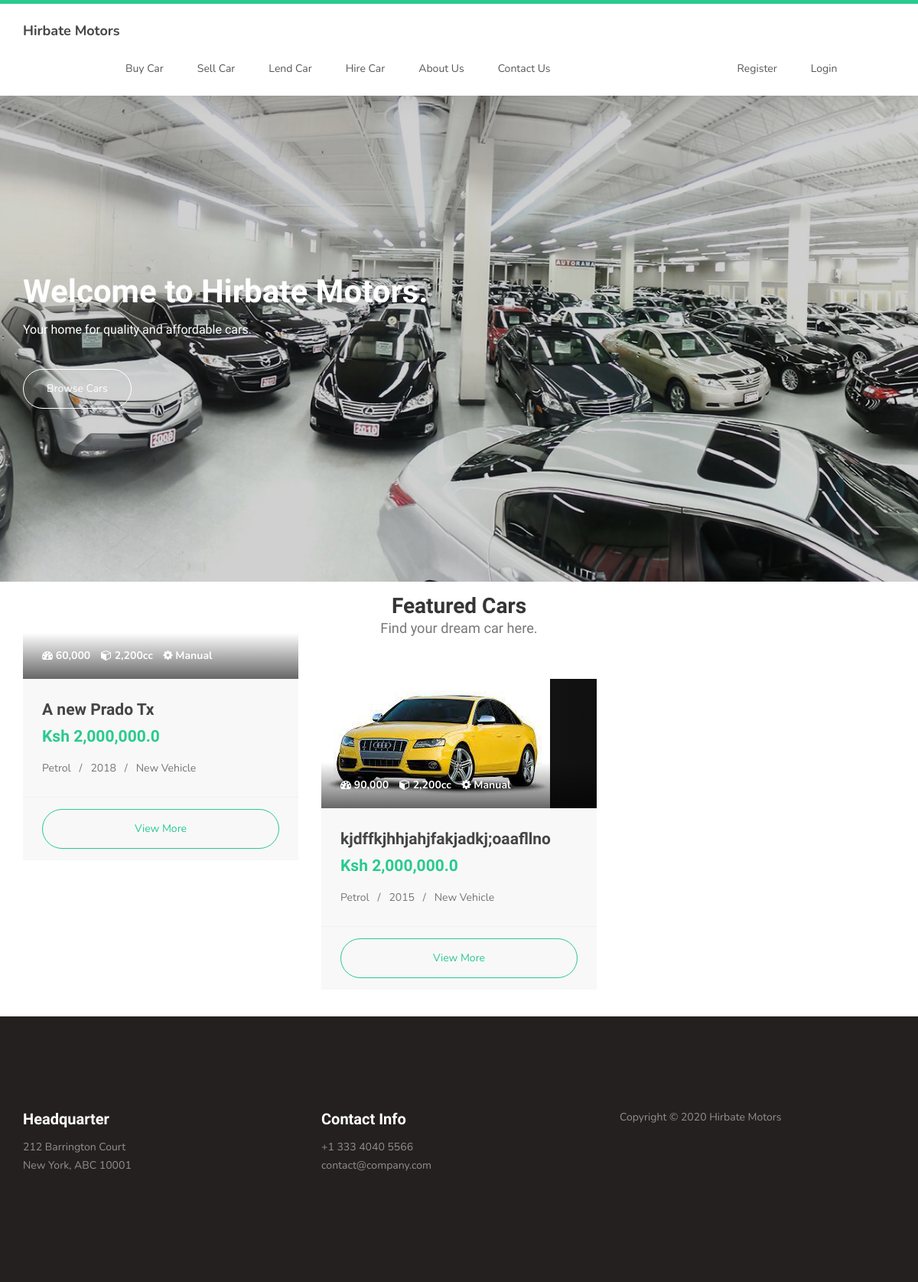
The page /home on the database its author committed.
### car_dealer/models.py (models this page shows, shortened)
class Car(db.Model):
    id = db.Column(db.Integer, primary_key=True)
    condition = db.Column(db.String, nullable=False)
    gearbox = db.Column(db.String, nullable=False)
    color = db.Column(db.String, nullable=False)
    make = db.Column(db.String(50), nullable=False)
    mileage = db.Column(db.Integer, nullable=False)
    price = db.Column(db.Integer, nullable=False)
    model = db.Column(db.String(50), nullable=False)
    fuel = db.Column(db.String, nullable=False)
    seats = db.Column(db.Integer, nullable=False)
    mfg_year = db.Column(db.Integer, nullable=False)
    engine_size = db.Column(db.Integer, nullable=False)
    description = db.Column(db.Text, nullable=False)
    is_approved = db.Column(db.Boolean, nullable=False, default=False)
    user_id = db.Column(db.Integer, db.ForeignKey('user.id'), nullable=False)
    photo_reference = db.relationship('SellPhotos', backref='Car', lazy=True)

class SellPhotos(db.Model):
    id = db.Column(db.Integer, primary_key=True)
    photos = db.Column(db.String(60), nullable=False)
    car_id = db.Column(db.Integer, db.ForeignKey('car.id'), nullable=False)

### car_dealer/routes.py (the view)
@app.route('/')
@app.route('/home', methods=['GET', 'POST'])
def home():
    car_sale = Car.query.filter_by(is_approved=False).first()
    car_hire = LendCar.query.filter_by(is_approved=False).first()
    cars = Car.query.all()
    cars_photos = {}
    for car in cars:
        car_photo = SellPhotos.query.filter_by(car_id=car.id).first()
        if not car_photo:
            photo = 'default.jpeg'
        else:
            photo = car_photo.photos
        cars_photos[car.id] = photo
    return render_template('home.html', title='Home Page', cars=cars, car_sale=car_sale, car_hire=car_hire, cars_photos=cars_photos)

### car_dealer/templates/home.html (shortened to what this page needs)
{% extends 'layout.html' %}
{% block content %}
     <section id="home">
          <div class="row">
               <div class="owl-carousel owl-theme home-slider">
                    <div class="item item-first">
                         <div class="caption">
                              <div class="container">
                                   <div class="col-md-6 col-sm-12" style="filter: contrast(150%);">
                                        <h1>Welcome to Hirbate Motors.</h1>
                                        <h3>Your home for quality and affordable cars.</h3>
                                        <a href="{{ url_for('buy_car') }}" class="section-btn btn btn-default">Browse Cars</a>
                                   </div>
                              </div>
                         </div>
                    </div>
               </div>
          </div>
     </section>
     <main>
          <section>
               <div class="container">
                    <div class="row">
                         <div class="col-md-12 col-sm-12">
                              <div class="section-title text-center">
                                   <h2>Featured Cars <small>Find your dream car here.</small></h2>
                              </div>
                         </div>
                         {% for car in cars %}
                              {% if car.is_approved %}
                                   <div class="col-md-4 col-sm-4">
                                        <div class="courses-thumb courses-thumb-secondary">
                                             <div class="courses-top">
                                                  <div class="courses-image">
                                                       <img src="{{ url_for('static', filename='car_photos/' + cars_photos[car.id]) }}" class="img-responsive" alt="">
                                                  </div>
                                                  <div class="courses-date">
                                                       <span title="Author"><i class="fa fa-dashboard"></i> {{ car.mileage }}</span>
                                                       <span title="Author"><i class="fa fa-cube"></i> {{ car.engine_size}}cc</span>
                                                       <span title="Views"><i class="fa fa-cog"></i> Manual</span>
                                                  </div>
                                             </div>
                                             <div class="courses-detail">
                                                  <h3><a href="car_sale_details.html">{{ car.description }}</a></h3>
                                                  <p class="lead"><strong>Ksh {{ car.price }}</strong></p>
                                                  <p>{{ car.fuel }} &nbsp;&nbsp;/&nbsp;&nbsp; {{ car.mfg_year }} &nbsp;&nbsp;/&nbsp;&nbsp; {{ car.condition }} Vehicle</p>
                                             </div>
                                             <div class="courses-info">
                                                  <a href="{{ url_for('car_for_sale_details', car_id=car.id) }}" class="section-btn btn btn-primary btn-block">View More</a>
                                             </div>
                                        </div>
                                   </div>
                              {% endif %}
                         {% endfor %}
                    </div>
               </div>
          </section>
     </main>
     <footer id="footer">
          <div class="container">
               <div class="row">
                    <div class="col-md-4 col-sm-6">
                         <div class="footer-info">
                              <div class="section-title">
                                   <h2>Headquarter</h2>
                              </div>
                              <address>
                                   <p>212 Barrington Court <br>New York, ABC 10001</p>
                              </address>
                         </div>
                    </div>
                    <div class="col-md-4 col-sm-6">
                         <div class="footer-info">
                              <div class="section-title">
                                   <h2>Contact Info</h2>
                              </div>
                              <address>
                                   <p>+1 333 4040 5566</p>
                                   <p><a href="mailto:contact@company.com">contact@company.com</a></p>
                              </address>
                         </div>
                    </div>
                    <div class="col-md-4 col-sm-12">
                         <div class="footer-info newsletter-form">
                              <div class="copyright-text">
                                   <p>Copyright &copy; 2020 Hirbate Motors</p>
                              </div>
                         </div>
                    </div>
               </div>
          </div>
     </footer>
{% endblock content %}

### car_dealer/static/css/style.css (style rules this page uses)
body { background: #ffffff; font-family: 'Nunito', sans-serif; overflow-x: hidden; padding-top: 10px; }
h1,h2,h3,h4,h5,h6 { font-family: 'Muli', sans-serif; font-weight: bold; line-height: inherit; }
h1 { color: #252525; font-size: 3em; line-height: normal; }
h2 { color: #353535; font-size: 2em; padding-bottom: 10px; }
h3 { font-size: 1.5em; }
h3, h3 a { color: #454545; }
p { color: #757575; font-size: 14px; font-weight: normal; line-height: 24px; }
html { -webkit-font-smoothing: antialiased; }
a { color: #252525; -webkit-transition: 0.5s; transition: 0.5s; text-decoration: none !important; }
a, input, button, .form-control { -webkit-transition: 0.5s; transition: 0.5s; }
.section-title { padding-bottom: 40px; }
.section-title h2 { margin: 0; }
.section-title small { display: block; }
section { position: relative; padding: 5px 0; }
.section-btn { background: transparent; border-radius: 50px; border: 1px solid #ffffff; color: #ffffff; font-size: inherit; font-weight: normal; padding: 15px 30px; transition: 0.5s; }
#home { padding: 0; }
#home h1 { color: #ffffff; }
#home h3 { color: #f9f9f9; font-size: 16px; font-weight: 300; margin: 0; padding: 5px 0 40px 0; }
@media (min-width: 768px) { .home-slider .col-md-6 { padding-left: 0; } }
.home-slider .caption { display: flex; justify-content: center; flex-direction: column; text-align: left; background-color: rgba(20,20,20,0.2); height: 100%; color: #fff; cursor: e-resize; }
.home-slider .item { background-repeat: no-repeat; background-attachment: local; background-size: cover; height: 650px; }
.home-slider .item-first { background-image: url(../images/slider-image-1-1920x700.jpg); background-position: center; }
.courses-thumb { background: #f9f9f9; position: relative; }
.courses-thumb-secondary { margin-bottom: 30px; }
.courses-top { position: relative; }
.courses-image { background: linear-gradient(to right, #202020, #101010); }
.courses-date { background: linear-gradient(rgba(255, 0, 0, 0), rgba(0, 0, 0, 0.6)); width: 100%; position: absolute; bottom: 0; padding: 20px 25px; }
.courses-date span, .courses-author span { font-size: 14px; font-weight: bold; }
.courses-date span { color: #ffffff; display: inline-block; margin-right: 10px; }
.courses-detail { padding: 25px 25px 15px 25px; }
.courses-detail h3 { margin: 0 0 2px 0; }
.courses-info { border-top: 1px solid #f0f0f0; position: relative; clear: both; padding: 15px 25px; }
footer { background: #252020; padding: 120px 0; }
footer .section-title { padding-bottom: 10px; }
footer h2 { font-size: 20px; }
footer a, footer p { color: #909090; }
footer address p { margin-bottom: 0; }
.footer-info { margin-right: 2em; }
.footer-info h2 { color: #ffffff; padding: 0; }
.lead { font-family: "Muli"; font-weight: 300; line-height: 1.8; }
.section-btn.btn-primary { border-color: #29ca8e; color: #29ca8e; }
.courses-thumb .lead, .team-info .lead { margin-bottom: 10px; }
.courses-thumb .lead strong, .team-info .lead strong { color: #29ca8e; }
section, .section-background .item, .section-background .courses-thumb, .section-background .team-thumb, main > section:nth-child(even) .item, main > section:nth-child(even) .courses-thumb, main > section:nth-child(even) .team-thumb, main > section { background: #fff; }
section .item, section .courses-thumb, section .team-thumb, .section-background, main > section .item, main > section .courses-thumb, main > section .team-thumb, main > section:nth-child(even) { background: #f8f8f8; }
.col-md-12 { margin-top: 0.7rem; margin-bottom: 0.7rem; }

### rows shown on the page
Car: mileage "60,000", engine_size "2,200", description "A new Prado Tx", price "2,000,000.0", fuel "Petrol", mfg_year "2018", condition "New"
Car: photos (picture), mileage "90,000", engine_size "2,200", description "kjdffkjhhjahjfakjadkj;oaafllno", price "2,000,000.0", fuel "Petrol", mfg_year "2015", condition "New"
